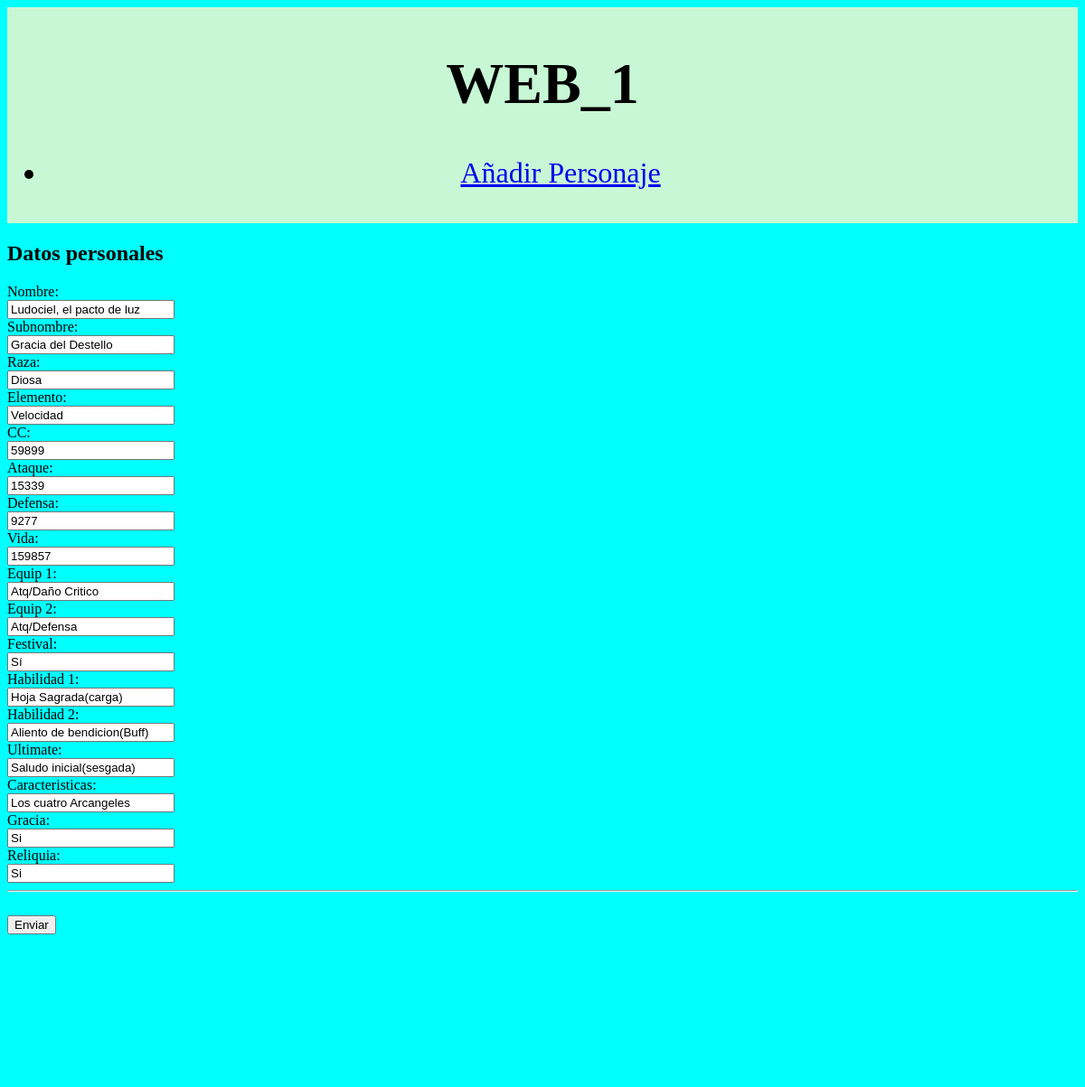
The app's page /editar/3 with its own data.
### tables this page shows
CREATE TABLE personajes(
            id integer primary key autoincrement,
            nombre text,
            subnombre text,
            raza text,
            elemento text,
            cc text,
            ataque text,
            defensa text,
            vida text,
            equip_1 text,
            equip_2 text,
            festival text,
            habilidad_1 text,
            habilidad_2 text,
            ultimate text,
            caracteristicas text,
            gracia text,
            reliquia text);

### app.py (the view)
@route('/editar')
@route('/editar/<id:int>')
@jinja2_view('formulario.html')
def mi_form(id=None):
    if id is None:
        return {}
    else:
        cnx=sqlite3.connect(BASE_DATOS)
        consulta=f'SELECT id, nombre, subnombre, raza, elemento, cc, ataque, defensa, vida, equip_1, equip_2, festival, habilidad_1, habilidad_2, ultimate, caracteristicas, gracia, reliquia from personajes where id="{id}"'
        cursor= cnx.execute(consulta)
        filas = cursor.fetchone()
    cnx.close()
    return {'datos': filas}

### templates/base2.html (shortened to what this page needs)
<!DOCTYPE html>
<html lang="en">
<head>
    <link rel="stylesheet" href="/static/estilos.css">
</head>
<body>
    {%include 'inc_header2.html'%}
    {%block content%}{%endblock%}
    {%include 'inc_footer2.html'%}
</body>
</html>

### templates/formulario.html (shortened to what this page needs)
{%extends 'base2.html'%}
{%block content%}
<form action="/guardar" method="post">
    <h2>Datos personales</h2>
    <label for="nombre">Nombre:</label><br>
    <input type="text" id="nombre" name="nombre" value="{%if datos %}{{datos[1]}}{%endif%}"><br>
    <label for="subnombre">Subnombre:</label><br>
    <input type="text" id="subnombre" name="subnombre" value="{%if datos %}{{datos[2]}}{%endif%}"><br>
    <label for="raza">Raza:</label><br>
    <input type="text" id="raza" name="raza" value="{%if datos %}{{datos[3]}}{%endif%}"><br>
    <label for="elemento">Elemento:</label><br>
    <input type="text" id="elemento" name="elemento" value="{%if datos %}{{datos[4]}}{%endif%}"><br>
    <label for="cc">CC:</label><br>
    <input type="text" id="cc" name="cc" value="{%if datos %}{{datos[5]}}{%endif%}"><br>
    <label for="ataque">Ataque:</label><br>
    <input type="text" id="ataque" name="ataque" value="{%if datos %}{{datos[6]}}{%endif%}"><br>
    <label for="defensa">Defensa:</label><br>
    <input type="text" id="defensa" name="defensa" value="{%if datos %}{{datos[7]}}{%endif%}"><br>
    <label for="vida">Vida:</label><br>
    <input type="text" id="vida" name="vida" value="{%if datos %}{{datos[8]}}{%endif%}"><br>
    <label for="equip_1">Equip 1:</label><br>
    <input type="text" id="equip_1" name="equip_1" value="{%if datos %}{{datos[9]}}{%endif%}"><br>
    <label for="equip_2">Equip 2:</label><br>
    <input type="text" id="equip_2" name="equip_2" value="{%if datos %}{{datos[10]}}{%endif%}"><br>
    <label for="festival">Festival:</label><br>
    <input type="text" id="festival" name="festival" value="{%if datos %}{{datos[11]}}{%endif%}"><br>
    <label for="habilidad_1">Habilidad 1:</label><br>
    <input type="text" id="habilidad_1" name="habilidad_1" value="{%if datos %}{{datos[12]}}{%endif%}"><br>
    <label for="habilidad_2">Habilidad 2:</label><br>
    <input type="text" id="habilidad_2" name="habilidad_2" value="{%if datos %}{{datos[13]}}{%endif%}"><br>
    <label for="ulrimate">Ultimate:</label><br>
    <input type="text" id="ultimate" name="ultimate" value="{%if datos %}{{datos[14]}}{%endif%}"><br>
    <label for="caracteristicas">Caracteristicas:</label><br>
    <input type="text" id="caracteristicas" name="caracteristicas" value="{%if datos %}{{datos[15]}}{%endif%}"><br>
    <label for="gracia">Gracia:</label><br>
    <input type="text" id="gracia" name="gracia" value="{%if datos %}{{datos[16]}}{%endif%}"><br>
    <label for="reliquia">Reliquia:</label><br>
    <input type="text" id="reliquia" name="reliquia" value="{%if datos %}{{datos[17]}}{%endif%}"><br>
    <hr><br>
    <input type="submit" value="Enviar">
</form>
{%endblock%}

### records on screen
personajes: nombre "Ludociel, el pacto de luz", subnombre "Gracia del Destello", raza "Diosa", elemento "Velocidad", cc "59899", ataque "15339", defensa "9277", vida "159857", equip_1 "Atq/Daño Critico", equip_2 "Atq/Defensa", festival "Sí", habilidad_1 "Hoja Sagrada(carga)", habilidad_2 "Aliento de bendicion(Buff)", ultimate "Saludo inicial(sesgada)", caracteristicas "Los cuatro Arcangeles", gracia "Si", reliquia "Si"
